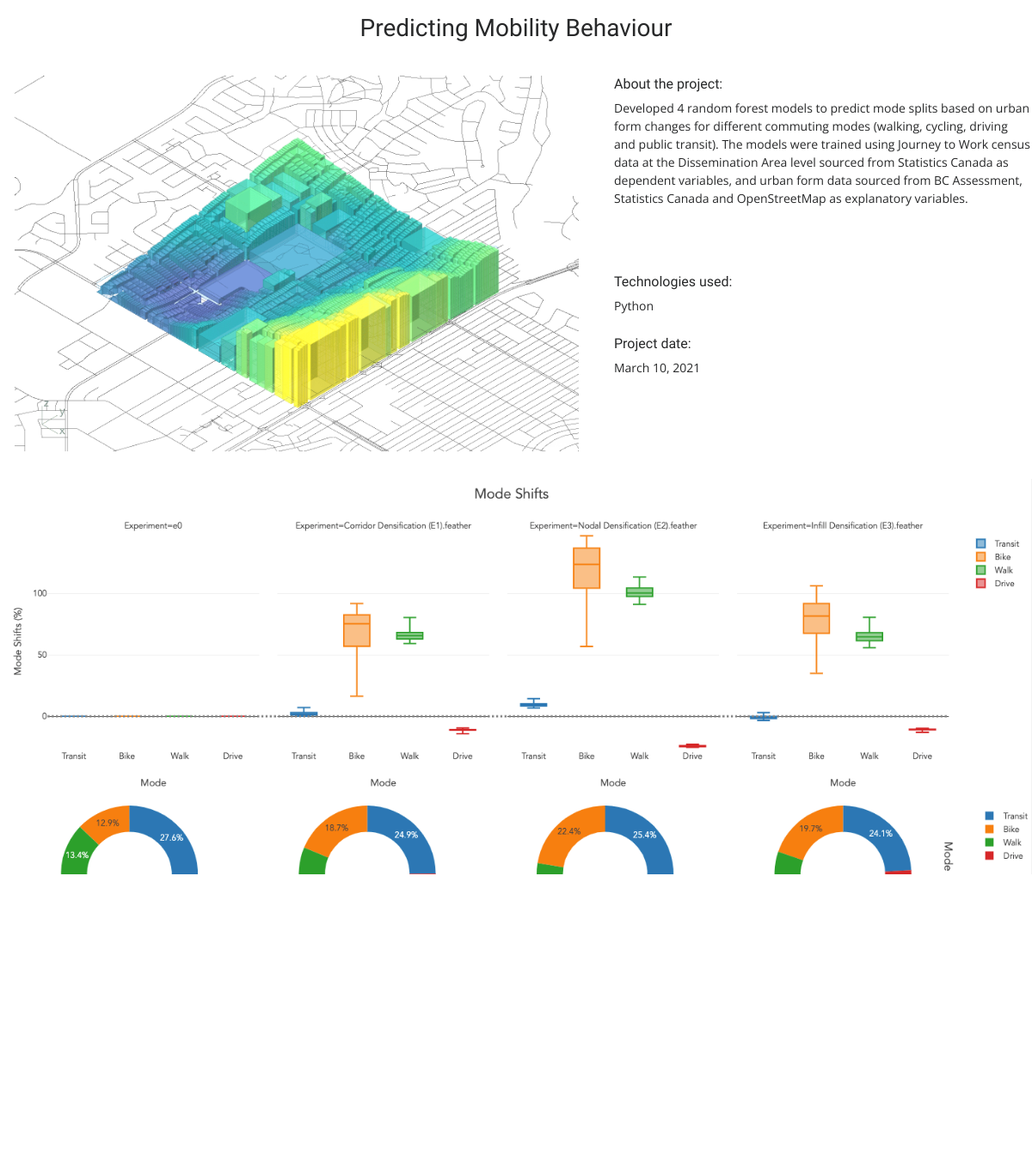
/1/, run on the app's committed database.
### projects/models.py (models this page shows, shortened)
class Project(models.Model):
	title = models.CharField(max_length=100)
	description = models.TextField()
	detailed_description = models.TextField(null=True, blank=True)
	bottom_row = models.TextField(null=True, blank=True)
	date = models.DateField()
	image = models.FilePathField(path="static/img")
	technologies = MultiSelectField(choices=TECHS, default=(('python', 'Python')))
	code = models.URLField(null=True, blank=True)
	filter = models.CharField(default='filter-cd', max_length=30)
	publish = models.BooleanField(default=True)

### projects/views.py (the view)
# urls.py: path("<int:pk>/", views.project_detail, name="project_detail"),
def project_detail(request, pk):
    context = {'project': Project.objects.get(pk=pk)}
    return render(request, 'project_detail.html', context)

### projects/templates/project_detail.html (shortened to what this page needs)
{% load static %}
<head>
  <link href="{% static 'vendor/aos/aos.css' %}" rel="stylesheet">
  <link href="{% static 'vendor/bootstrap/css/bootstrap.min.css' %}" rel="stylesheet">
  <link href="{% static 'vendor/bootstrap-icons/bootstrap-icons.css' %}" rel="stylesheet">
  <link href="{% static 'vendor/boxicons/css/boxicons.min.css' %}" rel="stylesheet">
  <link href="{% static 'vendor/glightbox/css/glightbox.min.css' %}" rel="stylesheet">
  <link href="{% static 'vendor/swiper/swiper-bundle.min.css' %}" rel="stylesheet">
  <link href="{% static 'css/style.css' %}" rel="stylesheet">
</head>
<h3 class="section-title">{{ project.title }}</h3>
<div class="row">
    <div class="col-lg-7 col-md-7 portfolio-item filter-app" align="center">
        <img src="{% static project.image %}" alt="" width="95%">
    </div>
    <div class="col-lg-5 col-md-5 portfolio-item filter-app">
        <div align="left">
            <h6>About the project:</h6>
            <small>{{ project.description|safe }}</small>
            <br>
            <h6>Technologies used:</h6>
            <small>{{ project.technologies }}</small>
            <br>
            <br>
            <h6>Project date:</h6>
            <small>{{ project.date }}</small>
        </div>
    </div>
</div>
<div class="row">
    <p>{{ project.bottom_row|safe }}</p>
</div>

### static/css/style.css (style rules this page uses)
h1, h2, h3, h4, h5, h6 { font-family: "Raleway", sans-serif; }
.section-title { text-align: center; padding-bottom: 30px; }

### data on the page
Project: title "Predicting Mobility Behaviour", image (picture), description "Developed 4 random forest models to predict mode splits based on urban form changes for different commuting modes (walking, cycling, driving and public transit). The models were trained using Journey to Work census data at the Dissemination Area level sourced from Statistics Canada as dependent variables, and urban form data sourced from BC Assessment, Statistics Canada and OpenStreetMap as explanatory variables.", technologies "Python", date "March 10, 2021", bottom_row (picture)
